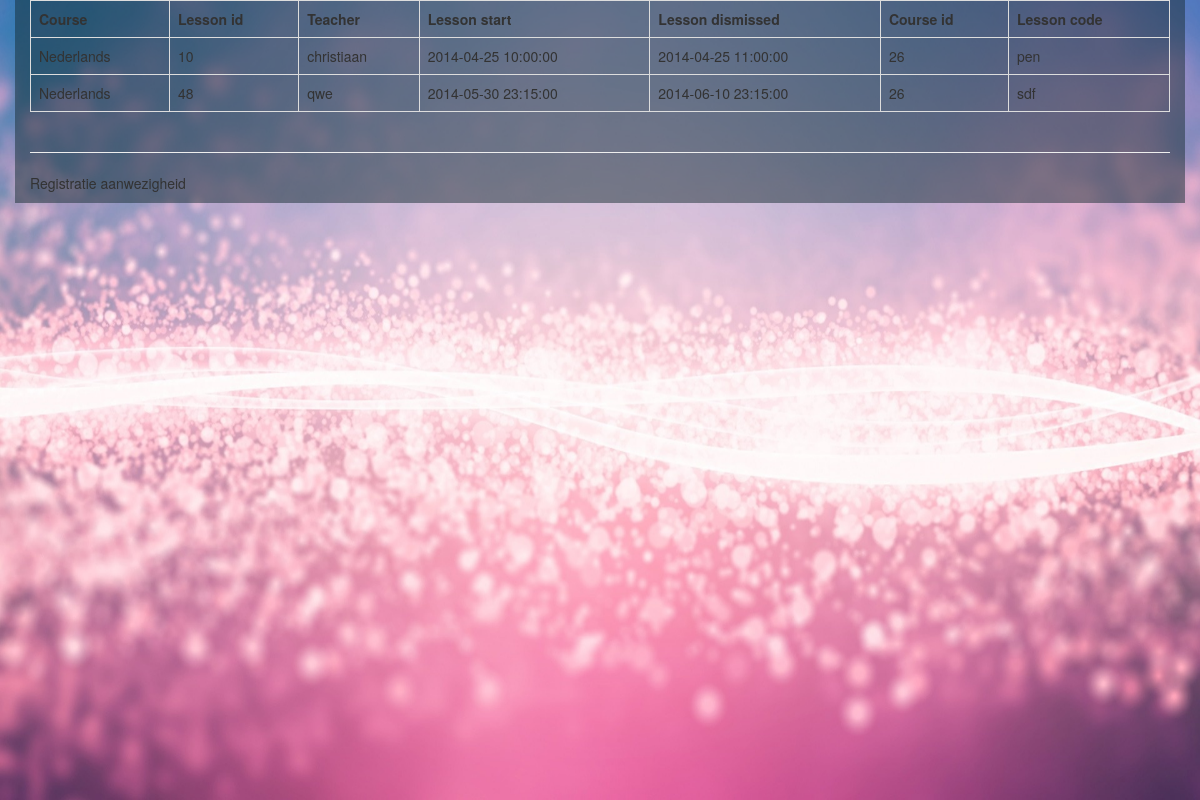
The page /lessons.php?id=26 on the database its author committed.
### tables this page shows
CREATE TABLE IF NOT EXISTS `lessons` (
  `lessonId` int(10) NOT NULL AUTO_INCREMENT,
  `user_id` int(10) NOT NULL,
  `course_id` int(10) DEFAULT NULL,
  `startTime` datetime DEFAULT NULL,
  `endTime` datetime DEFAULT NULL,
  `lescode` varchar(50) NOT NULL,
  PRIMARY KEY (`lessonId`),
  KEY `user_id` (`user_id`),
  KEY `course_id` (`course_id`)
);

CREATE TABLE IF NOT EXISTS `courses` (
  `course_id` int(10) NOT NULL AUTO_INCREMENT,
  `categoryId` int(10) NOT NULL DEFAULT '0',
  `name` varchar(50) DEFAULT NULL,
  `courseType` varchar(50) DEFAULT NULL,
  PRIMARY KEY (`course_id`),
  KEY `categoryId` (`categoryId`)
);

CREATE TABLE IF NOT EXISTS `users` (
  `user_id` int(11) NOT NULL AUTO_INCREMENT,
  `username` varchar(32) NOT NULL,
  `password` varchar(32) NOT NULL,
  `first_name` varchar(32) NOT NULL,
  `last_name` varchar(32) NOT NULL,
  `email` varchar(1024) NOT NULL,
  `active` int(11) NOT NULL DEFAULT '0',
  `type` int(11) NOT NULL DEFAULT '0',
  PRIMARY KEY (`user_id`),
  UNIQUE KEY `username` (`username`)
);

### core/functions/lessonFunctions.php (called while the page is built, shortened)
<?php
class lessonFunctions {
    function getLessons($q) {
        $mysqli = Database::getDatabaseConnection();
        $query = "SELECT co.name,le.lessonId, us.first_name, le.startTime, le.endTime, le.course_id, le.lescode
            FROM lessons le inner join courses co on le.course_id = co.course_id
            inner join users us
            on le.user_id = us.user_id
            WHERE le.course_id = '" . $q . "'";
        $result = $mysqli->query($query);
        return $result;
    }
}
?>

### lessons.php (the view, shortened to what this page needs)
<?php
require ('includes/header.php');
?>
<div class="table-responsive">
    <table class=" table table-bordered table-hover">
        <tr>   <td><b>Course</b></td>
            <td><b>Lesson id</b></td>
            <td><b>Teacher</b></td>
            <td><b>Lesson start</b></td>
            <td><b>Lesson dismissed</b></td>
            <td><b>Course id</b></td>
            <td><b>Lesson code</b></td>
        </tr>
        <?php
        require ('core/functions/lessonFunctions.php');
        $q = intval($_GET['id']);
        $lessons = new lessonFunctions();
        $result = $lessons->getLessons($q);
        while ($row = $result->fetch_assoc()) {
            extract($row);
            echo "<tr>";
            echo "<td>" . $row['name'] . "</td>";
            echo "<td>" . $row['lessonId'] . "</td>";
            echo "<td>" . $row['first_name'] . "</td>";
            echo "<td>" . $row['startTime'] . "</td>";
            echo "<td>" . $row['endTime'] . "</td>";
            echo "<td>" . $row['course_id'] . "</td>";
            echo "<td>" . $row['lescode'] . "</td>";
        }
        ?>
    </table>
</div>
<?php
require ('includes/footer.php');
?>

### rows shown on the page
lessons: course.name "Nederlands", lessonId "10", user.first_name "christiaan", startTime "2014-04-25 10:00:00", endTime "2014-04-25 11:00:00", course "26", lescode "pen"
lessons: course.name "Nederlands", lessonId "48", user.first_name "qwe", startTime "2014-05-30 23:15:00", endTime "2014-06-10 23:15:00", course "26", lescode "sdf"
